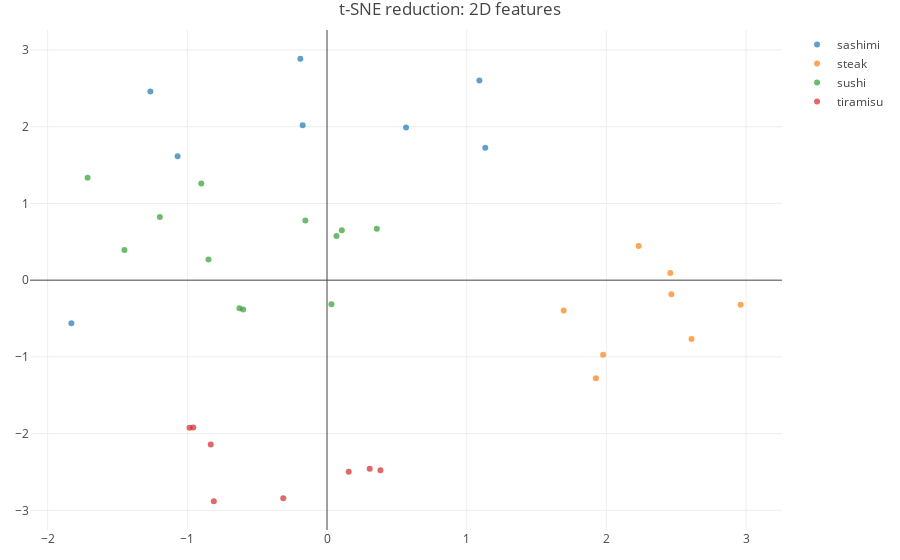

Notebook cell for this chart:
### Code cell
traces=[]

for n in range(0,number_of_recipe_categories):
    df_category=df_TSNE_2D[(df_TSNE_2D.category_indices==n)]
    point_name=str(df_category.labels[df_category.index[0]])
    trace = go.Scatter(
    x=df_category['pca-1'],
    y=df_category['pca-2'],
    mode='markers',
    marker=dict(
        colorscale='Viridis',
        opacity=0.7,
        line=dict(color='rgb(140, 140, 170)')
    ),
    name=point_name,
    text=df_category['text_names'],
    )

    traces.append(trace)

layout = go.Layout(
    title='t-SNE reduction: 2D features',
    hovermode='closest',
    margin=dict(
       l=30,
       r=30,
       b=30,
       t=30
    ),
      scene = dict(
        xaxis = dict(
            title='pca-1',
       ),
       yaxis = dict(
           title='pca-2',
       ),
    ),
 
)

fig = go.Figure(data=traces, layout=layout)
iplot(fig)

### Figure 1 — Plotly figure (JSON) as saved in the notebook; plotly's stock layout.template omitted (floating-point values rounded to 4 significant figures)
{"data": [{"marker": {"colorscale": "Viridis", "line": {"color": "rgb(140, 140, 170)"}, "opacity": 0.7}, "mode": "markers", "name": "sashimi", "text": ["1.txt", "10.txt", "2.txt", "3.txt", "4.txt", "5.txt", "7.txt", "8.txt"], "type": "scatter", "uid": "a6d375b5-fb2e-477a-9d5c-43afd501b713", "x": [-1.07, 1.09, 1.133, 0.5656, -1.265, -1.83, -0.1909, -0.1745], "y": [1.616, 2.602, 1.725, 1.989, 2.459, -0.5616, 2.886, 2.018]}, {"marker": {"colorscale": "Viridis", "line": {"color": "rgb(140, 140, 170)"}, "opacity": 0.7}, "mode": "markers", "name": "steak", "text": ["1.txt", "2.txt", "3.txt", "4.txt", "5.txt", "6.txt", "7.txt", "8.txt"], "type": "scatter", "uid": "6975d09f-017b-4bd2-9f1a-3bbadcb52ddd", "x": [2.465, 1.977, 2.231, 1.925, 2.961, 2.457, 2.609, 1.694], "y": [-0.1821, -0.9731, 0.4463, -1.279, -0.3217, 0.09227, -0.7665, -0.3963]}, {"marker": {"colorscale": "Viridis", "line": {"color": "rgb(140, 140, 170)"}, "opacity": 0.7}, "mode": "markers", "name": "sushi", "text": ["1.txt", "10.txt", "12.txt", "14.txt", "15.txt", "2.txt", "3.txt", "5.txt", "6.txt", "7.txt", "8.txt", "9.txt"], "type": "scatter", "uid": "2114f49e-35a4-40b3-b998-b3696f01e25c", "x": [-0.6002, 0.3565, 0.06766, -0.1551, -1.197, 0.03141, -0.627, -0.8485, -1.45, -1.714, -0.9001, 0.1059], "y": [-0.3823, 0.6708, 0.5766, 0.7778, 0.8233, -0.3147, -0.367, 0.2686, 0.3948, 1.336, 1.26, 0.6512]}, {"marker": {"colorscale": "Viridis", "line": {"color": "rgb(140, 140, 170)"}, "opacity": 0.7}, "mode": "markers", "name": "tiramisu", "text": ["1.txt", "10.txt", "2.txt", "3.txt", "5.txt", "7.txt", "8.txt", "9.txt"], "type": "scatter", "uid": "fd14f432-d4b1-48f0-b066-ffe2f79ffbe3", "x": [0.1551, -0.984, 0.3821, -0.3132, 0.3056, -0.9571, -0.8323, -0.8102], "y": [-2.497, -1.923, -2.477, -2.844, -2.459, -1.921, -2.141, -2.882]}], "layout": {"hovermode": "closest", "margin": {"b": 30, "l": 30, "r": 30, "t": 30}, "scene": {"xaxis": {"title": "pca-1"}, "yaxis": {"title": "pca-2"}}, "title": "t-SNE reduction: 2D features"}}
